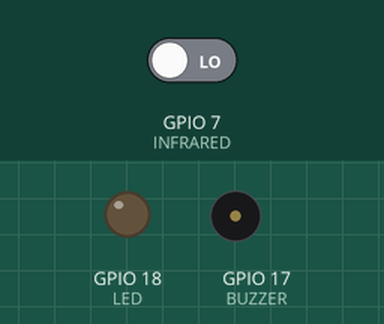
Bench run of a program on a simulated Raspberry Pi (BCM pin numbers). On the bench: output pins drawn as LEDs (lit = HIGH), buzzer (waves = sounding, pin HIGH). The test bench sets the inputs (shaded band); at power-on: GPIO 7 (INFRARED) LOW.

Above: at 1.2 s.
1.3 s: GPIO 7 (INFRARED) driven HIGH
At 2.5 s:
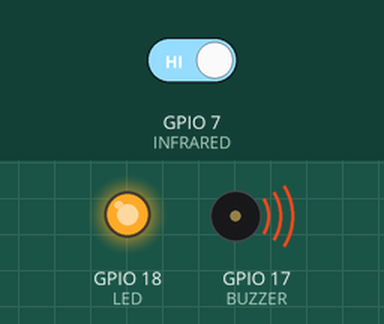
2.8 s: GPIO 7 (INFRARED) driven LOW
At 3.7 s:
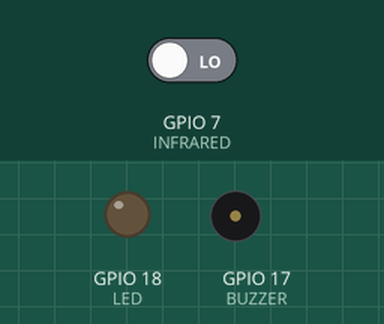
Timing chart, 0 to 5.8 s (numbered marks = the images above; inputs shaded):
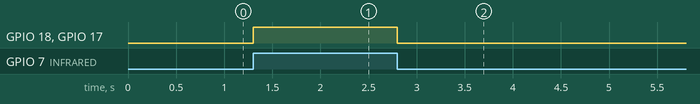

Measured:
- after the input at 1.3 s, GPIO 18 (LED), GPIO 17 (BUZZER): LOW → HIGH at once
- after the input at 2.8 s, GPIO 18 (LED), GPIO 17 (BUZZER): HIGH → LOW at once

The program:

10.INFRARED_LED_BUZZER.py
```python
import RPi.GPIO as GPIO

INFRARED = 7    # BCM. 7(wPi. 11, Physical. 26)
BUZZER = 17     # BCM. 17(wPi. 0, Physical. 11)
LED = 18        # BCM. 18(wPi. 1, Physical. 12)

GPIO.setmode(GPIO.BCM)
GPIO.setup(INFRARED, GPIO.IN)   # 적외선 센서는 '감지' 센서이므로 INPUT으로 한다.
GPIO.setup(BUZZER, GPIO.OUT)
GPIO.setup(LED, GPIO.OUT)

try :
    while True :
        if GPIO.input(INFRARED) == 1 :  # 적외선 센서가 '감지' 했을 때
            GPIO.output(BUZZER, True)
            GPIO.output(LED, True)
        else :                          # 적외선 센서에 아무것도 감지되지 않을 때
            GPIO.output(BUZZER, False)
            GPIO.output(LED, False)

except :            # Ctrl - C로 종료시
    GPIO.cleanup()
    print("end")
```
